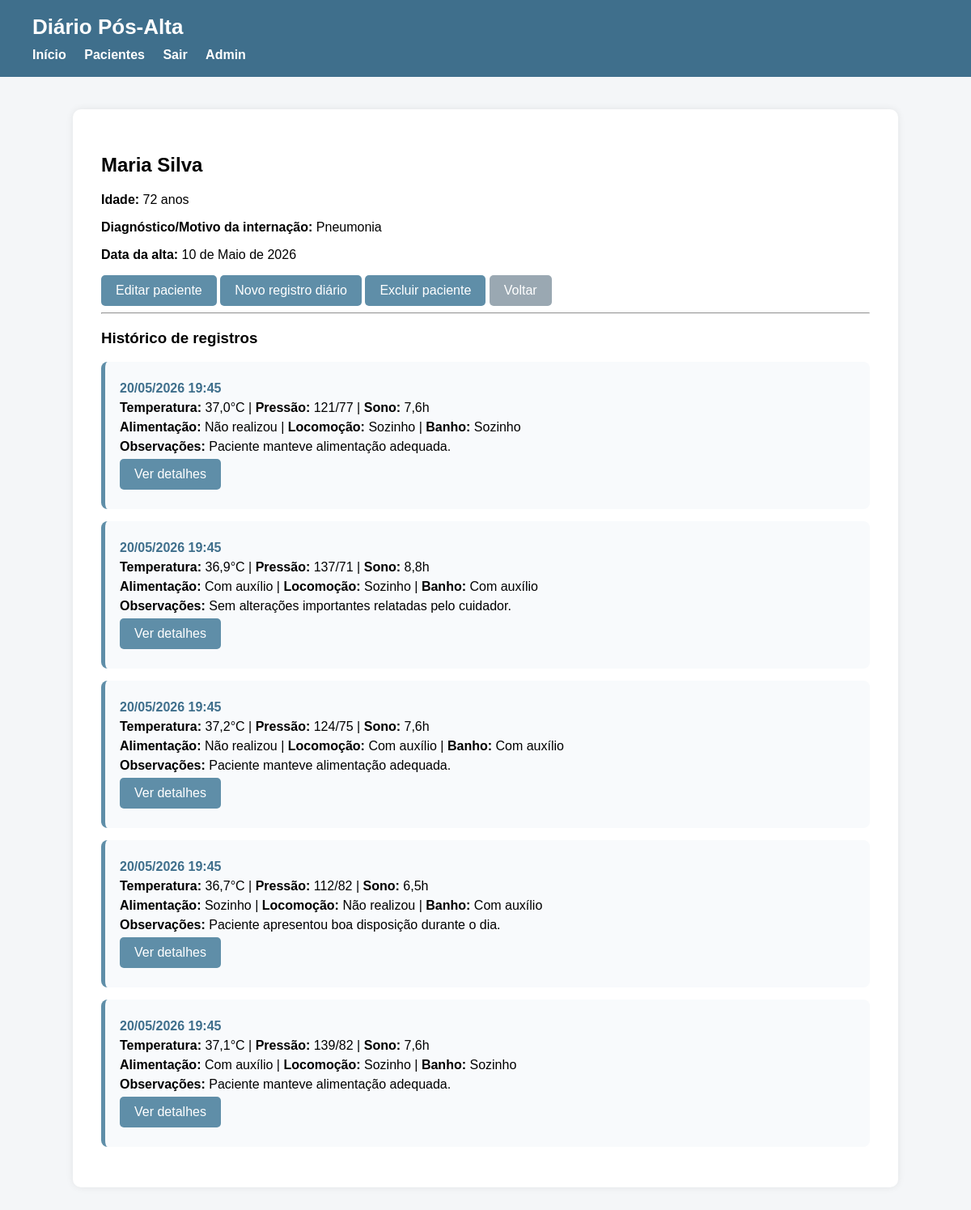
/pacientes/3/ (signed in), run on the app's committed database.
### core/models.py (models this page shows, shortened)
class Paciente(models.Model):
    usuario = models.ForeignKey(User, on_delete=models.CASCADE)
    nome = models.CharField(max_length=100)
    idade = models.IntegerField()
    diagnostico = models.CharField(max_length=200)
    data_alta = models.DateField()

class RegistroDiario(models.Model):
    paciente = models.ForeignKey(Paciente, on_delete=models.CASCADE)
    data_registro = models.DateTimeField(auto_now_add=True)
    temperatura = models.DecimalField(max_digits=4, decimal_places=1)
    pressao_arterial = models.CharField(max_length=20)
    horas_sono = models.DecimalField(max_digits=4, decimal_places=1)
    frequencia_cardiaca = models.IntegerField(null=True, blank=True)
    frequencia_respiratoria = models.IntegerField(null=True, blank=True)
    glicemia = models.IntegerField(null=True, blank=True)
    OPCOES_FUNCIONALIDADE = [
        ('sozinho', 'Sozinho'),
        ('com_auxilio', 'Com auxílio'),
        ('nao_realizou', 'Não realizou'),
    ]
    alimentacao = models.CharField(max_length=20, choices=OPCOES_FUNCIONALIDADE)
    locomocao = models.CharField(max_length=20, choices=OPCOES_FUNCIONALIDADE)
    transferencia = models.CharField(max_length=20, choices=OPCOES_FUNCIONALIDADE)
    banho = models.CharField(max_length=20, choices=OPCOES_FUNCIONALIDADE)
    vestir_se = models.CharField(max_length=20, choices=OPCOES_FUNCIONALIDADE)
    observacoes = models.TextField(blank=True)

### core/views.py (the view)
# urls.py: path('pacientes/<int:paciente_id>/', views.detalhe_paciente, name='detalhe_paciente'),
@login_required
def detalhe_paciente(request, paciente_id):
    paciente = Paciente.objects.get(id=paciente_id)
    registros = RegistroDiario.objects.filter(paciente=paciente).order_by('-data_registro')
    contexto = {
        'paciente': paciente,
        'registros': registros
    }
    return render(request, 'core/detalhe_paciente.html', contexto)

### core/templates/core/detalhe_paciente.html
{% extends 'core/base.html' %}
{% block content %}
<h2>{{ paciente.nome }}</h2>
<p><strong>Idade:</strong> {{ paciente.idade }} anos</p>
<p><strong>Diagnóstico/Motivo da internação:</strong> {{ paciente.diagnostico }}</p>
<p><strong>Data da alta:</strong> {{ paciente.data_alta }}</p>
<a href="/pacientes/{{ paciente.id }}/editar/" class="botao">
    Editar paciente
</a>
<a href="/pacientes/{{ paciente.id }}/registro/cadastrar/" class="botao">
    Novo registro diário
</a>
<a href="/pacientes/{{ paciente.id }}/excluir/" class="botao">
    Excluir paciente
</a>
<a href="/pacientes/" class="botao botao-secundario">
    Voltar
</a>
<hr>
<h3>Histórico de registros</h3>
{% if registros %}
    {% for registro in registros %}
        <div class="card-registro">
            <p class="info-principal">
                {{ registro.data_registro|date:"d/m/Y H:i" }}
            </p>
            <p>
                <strong>Temperatura:</strong> {{ registro.temperatura }}°C |
                <strong>Pressão:</strong> {{ registro.pressao_arterial }} |
                <strong>Sono:</strong> {{ registro.horas_sono }}h
            </p>
            <p>
                <strong>Alimentação:</strong> {{ registro.get_alimentacao_display }} |
                <strong>Locomoção:</strong> {{ registro.get_locomocao_display }} |
                <strong>Banho:</strong> {{ registro.get_banho_display }}
            </p>
            {% if registro.observacoes %}
                <p>
                    <strong>Observações:</strong> {{ registro.observacoes }}
                </p>
            {% endif %}
            <p>
                <a href="/registros/{{ registro.id }}/" class="botao">Ver detalhes</a>
            </p>
        </div>
    {% endfor %}
{% else %}
    <p>Nenhum registro diário cadastrado para este paciente.</p>
{% endif %}
{% endblock %}

### core/templates/core/base.html (style rules this page uses)
body { background-color: #f4f6f8; font-family: Arial, Helvetica, sans-serif; margin: 0; padding: 0; }
.botao { display: inline-block; background-color: #5f8ea8; color: white; padding: 10px 18px; border-radius: 5px; text-decoration: none; border: none; cursor: pointer; }
.botao-secundario { background-color: #9aa8b2; }
.card-registro { background-color: #f8fafc; border-left: 5px solid #5f8ea8; padding: 18px; margin-bottom: 15px; border-radius: 8px; }
.card-registro p { margin: 6px 0; }
.info-principal { font-weight: bold; color: #3f6f8c; }

### data on the page
Paciente: nome "Maria Silva", idade "72", diagnostico "Pneumonia", data_alta "10 de Maio de 2026"
RegistroDiario: data_registro "20/05/2026 19:45", temperatura "37,0", pressao_arterial "121/77", horas_sono "7,6", alimentacao "Não realizou", locomocao "Sozinho", banho "Sozinho", observacoes "Paciente manteve alimentação adequada."
RegistroDiario: data_registro "20/05/2026 19:45", temperatura "36,9", pressao_arterial "137/71", horas_sono "8,8", alimentacao "Com auxílio", locomocao "Sozinho", banho "Com auxílio", observacoes "Sem alterações importantes relatadas pelo cuidador."
RegistroDiario: data_registro "20/05/2026 19:45", temperatura "37,2", pressao_arterial "124/75", horas_sono "7,6", alimentacao "Não realizou", locomocao "Com auxílio", banho "Com auxílio", observacoes "Paciente manteve alimentação adequada."
RegistroDiario: data_registro "20/05/2026 19:45", temperatura "36,7", pressao_arterial "112/82", horas_sono "6,5", alimentacao "Sozinho", locomocao "Não realizou", banho "Com auxílio", observacoes "Paciente apresentou boa disposição durante o dia."
RegistroDiario: data_registro "20/05/2026 19:45", temperatura "37,1", pressao_arterial "139/82", horas_sono "7,6", alimentacao "Com auxílio", locomocao "Sozinho", banho "Sozinho", observacoes "Paciente manteve alimentação adequada."
